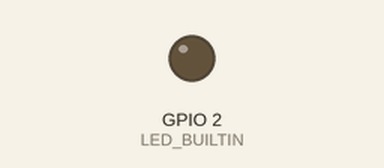
This sketch was run on a simulated ESP32. On the bench: output pins drawn as LEDs (lit = HIGH). Nothing arrives over Bluetooth unless stated; a phone connects over Bluetooth LE 3 s after start; pins used as bus, display or sensor lines are not drawn; what the sketch prints to the serial monitor is not drawn.

Above: at 0.38 s.
At 39.9 s:
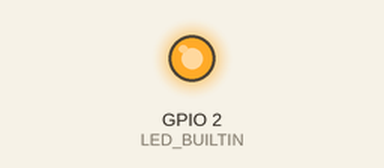
Timing chart, 0 to 40.0 s (numbered marks = the images above):
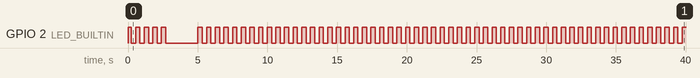

Measured:
- by itself, GPIO 2 (LED_BUILTIN): goes 4 × (LOW 0.31 s, HIGH 0.31 s), LOW 2.3 s, 56 × (HIGH 0.31 s, LOW 0.31 s), then HIGH

The sketch:

BLE_Server_ESP32.ino
```cpp
/**
  EVCS Research
  Name: BLE_Server_ESP32
  Purpose: Poll the FT702LT Wind Sesnor for wind speed and direction and send data via BLE
  Device: RocketScream Red Comet ESP32

  @author John Phillps
  @version 1.0 4/26/23

*/

#include <Arduino.h>
#include <BLEDevice.h>
#include <BLEUtils.h>
#include <BLEServer.h>

#define SerialOut       Serial
#define SerialIn        Serial1
// #define USB_BAUDRATE    9600
#define USB_BAUDRATE    115200
#define SENSOR_BAUDRATE 9600
#define TX_EN_PIN       3
#define RX_PIN          4         // GPIO 4 => RX for Serial1
#define TX_PIN          5         // GPIO 5 => TX for Serial1
#define LED_BUILTIN     2         // Yellow LED attached to DIO2

#define QWV_CMD         "$//,WV?*//\r\n"
#define WVQ_RSP_P       "$WI,WVP=020.0,045,0*//\r\n" // Polar -> len = 24

#define S_EVCS_UUID       "181A"    // Environmental Sensing Service UUID
#define C_TEMP_UUID       "2A6E"    // Temperature Characteristic UUID
#define C_TEMP_UUID_L     "00002a6e-0000-1000-8000-00805f9b34fb"
#define C_WDIR_UUID       "2A71"    // True Wind Direction Characteristic UUID
#define C_WDIR_UUID_L     "00002a71-0000-1000-8000-00805f9b34fb"
#define C_WSPD_UUID       "2A70"    // True Wind Speed Characteristic UUID
#define C_WSPD_UUID_L     "00002a70-0000-1000-8000-00805f9b34fb"

BLECharacteristic *cTemp;
BLECharacteristic *cWdir;
BLECharacteristic *cWspd;
bool deviceConnected = false;


void sensorParse() {
  size_t available = SerialIn.available();
  while(available--) {
    if(((char)SerialIn.read() == '$') && (available > 13)) {
        char serialData[23];
        SerialIn.readBytes(serialData, 23);
        // for(int i=0; i<23; i++) {
        //   SerialOut.print(serialData[i]);
        // }
        if(serialData[17] == '0') {
          uint16_t wSpeed_val = (serialData[8]-48) * 1000 + (serialData[9]-48) * 100 + (serialData[11]-48) * 10;
          uint16_t wDir_val   = (serialData[13]-48) * 10000 + (serialData[14]-48) * 1000 + (serialData[15]-48)*100;

          cWdir->setValue(wDir_val);
          cWspd->setValue(wSpeed_val);
          if(deviceConnected) {
            cWdir->notify();
            cWspd->notify();
          }

          // float wSpeed    = (serialData[8]-48) * 10 + (serialData[9]-48) + (serialData[11]-48) * 0.1;
          // uint16_t wDir   = (serialData[13]-48) * 100 + (serialData[14]-48) * 10 + (serialData[15]-48);
          // SerialOut.print("Speed :");
          // SerialOut.println(wSpeed, 1);
          // SerialOut.print("Direction :");
          // SerialOut.println(wDir);
          // SerialOut.println("-------------");
      }
    }
  }
}

class MyServerCallbacks: public BLEServerCallbacks {
    void onConnect(BLEServer* pServer) {
      deviceConnected = true;
      delay(2000);
    };

    void onDisconnect(BLEServer* pServer) {
      deviceConnected = false;
    }
};

class MyCallbacks: public BLECharacteristicCallbacks {
    void onRead(BLECharacteristic *pCharacteristic) {
      BLEUUID UUID = pCharacteristic->getUUID();
      Serial.print("[READ] UUID:");
      // Serial.println(UUID.toString().c_str());
      if(UUID.toString() == C_TEMP_UUID_L) {
        Serial.print(C_TEMP_UUID);
        Serial.println(" (Temperature)");
      } else if(UUID.toString() == C_WDIR_UUID_L) {
        Serial.print(C_WDIR_UUID);
        Serial.println(" (Wind Direction)");
      } else if(UUID.toString() == C_WSPD_UUID_L) {
        Serial.print(C_WSPD_UUID);
        Serial.println(" (Wind Speed)");
      } else {
        Serial.print(UUID.toString().c_str());
        Serial.println(" (Unknown)");
      }
    }

    void onNotify(BLECharacteristic *pCharacteristic) {
      BLEUUID UUID = pCharacteristic->getUUID();
      Serial.print("[Notify] UUID:");
      // Serial.println(UUID.toString().c_str());
      if(UUID.toString() == C_TEMP_UUID_L) {
        Serial.print(C_TEMP_UUID);
        Serial.println(" (Temperature)");
      } else if(UUID.toString() == C_WDIR_UUID_L) {
        Serial.print(C_WDIR_UUID);
        Serial.println(" (Wind Direction)");
      } else if(UUID.toString() == C_WSPD_UUID_L) {
        Serial.print(C_WSPD_UUID);
        Serial.println(" (Wind Speed)");
      } else {
        Serial.print(UUID.toString().c_str());
        Serial.println(" (Unknown)");
      }
    }
};

void setup() {
  Serial.begin(USB_BAUDRATE);
  sensorInit(HIGH);
  pinMode(LED_BUILTIN, OUTPUT);
  digitalWrite(LED_BUILTIN, HIGH);

  BLEDevice::init("Katherine");
  BLEServer *bleServer = BLEDevice::createServer();
  bleServer->setCallbacks(new MyServerCallbacks());

  BLEService *sECVS = bleServer->createService(S_EVCS_UUID);

  cTemp = sECVS->createCharacteristic(
                                         C_TEMP_UUID,
                                         BLECharacteristic::PROPERTY_READ |
                                         BLECharacteristic::PROPERTY_NOTIFY |
                                         BLECharacteristic::PROPERTY_BROADCAST
                                       );

  cTemp->setCallbacks(new MyCallbacks());
  cTemp->setValue("0");

  cWdir = sECVS->createCharacteristic(
                                         C_WDIR_UUID,
                                         BLECharacteristic::PROPERTY_READ |
                                         BLECharacteristic::PROPERTY_NOTIFY |
                                         BLECharacteristic::PROPERTY_BROADCAST
                                       );
  cWdir->setCallbacks(new MyCallbacks());
  cWdir->setValue("0");

  cWspd = sECVS->createCharacteristic(
                                         C_WSPD_UUID,
                                         BLECharacteristic::PROPERTY_READ |
                                         BLECharacteristic::PROPERTY_NOTIFY |
                                         BLECharacteristic::PROPERTY_BROADCAST
                                       );
  cWspd->setCallbacks(new MyCallbacks());
  cWspd->setValue("0");

  sECVS->start();

  BLEAdvertising *bleAdvertise = bleServer->getAdvertising();
  bleAdvertise->start();
  Serial.println("Waiting a client connection to notify...");

}

void loop() {
  queryWV();
  toggleLED(100);
}

/**
  Inits sensor serial interface and sets the control pin of RS-485 (TX_EN)

  @param status Sets TX_EN (High=TX || LOW=RX)
*/
void sensorInit(int status) {
  SerialIn.begin(SENSOR_BAUDRATE, SERIAL_8N1, RX_PIN, TX_PIN);
  SerialIn.setRxFIFOFull(120);
  SerialIn.onReceive(sensorParse);     // Set Serial1 Callback func
  pinMode(TX_EN_PIN, OUTPUT);          // DE/RE Controling pin of RS-485 (TX_EN)
  delay(20);
  digitalWrite(TX_EN_PIN, status);     // DE/RE==LOW Receive Enabled
  SerialOut.println("Sensor initialized...");
}

// Queries sensor for wind speed and direction
void  queryWV() {
  queryCMD(QWV_CMD);
}

/**
  Sends command to sensor via RS485 (timing set for Query Commands)

  @param cmd Sensor Command
*/
void queryCMD(char * cmd) {
  digitalWrite(TX_EN_PIN, HIGH);     // Transmit Enabled
  delay(10);
  SerialIn.print(cmd);               // Write CMD to sensor
  SerialIn.flush();                  // Waits for the transmission of outgoing serial data to complete
  delay(50);
  digitalWrite(TX_EN_PIN, LOW);     // Recieve Enabled
  delay(150);
}

/**
  toggles LED_BUILTIN

  @param delay delay after LED toggle
*/
void toggleLED(int d) {
  digitalWrite(LED_BUILTIN, !digitalRead(LED_BUILTIN));
  delay(d);
}
```
